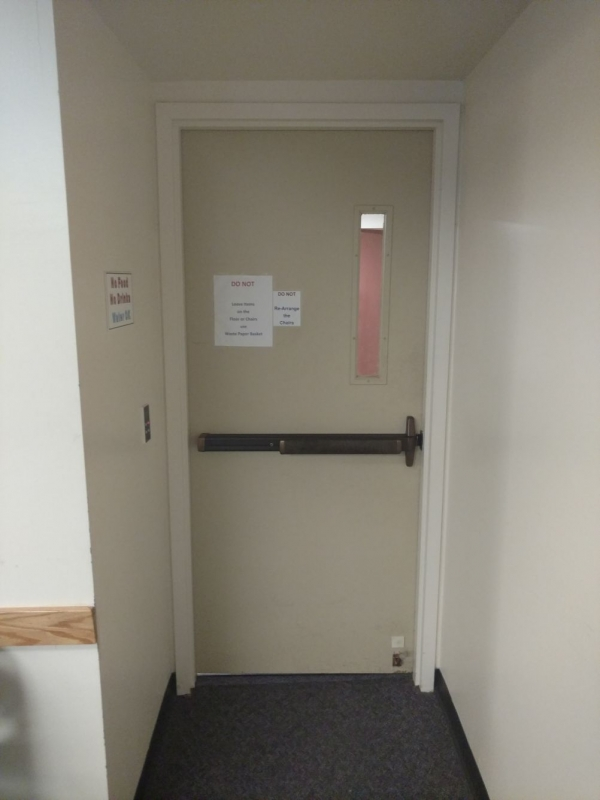
//> input picture vehware/doorDetectionDeneme/doorDetectionDeneme/door6.jpg, 600 x 800 px
$ ./doorDetection   (built with g++ and OpenCV 4)
//> lines starting //> are read from the running program, lines starting //| are printed output that depends on the picture; after the words box and inside, x2 and y2 are one past the last pixel; in counts of white or black regions, pixels touching at a corner belong together
#include "opencv2/highgui/highgui.hpp"
#include "opencv2/imgproc/imgproc.hpp"

#include <iostream>

using namespace cv;
using namespace std;

int main(int argc, char** argv)
{
	const char* filename = argc >= 2 ? argv[1] : "door6.jpg";
	bool showSteps = true;
	int xStart_first, xEnd_first, xStart_second, xEnd_second, yStart, yEnd;
	int yUpStart, yUpEnd;

	Mat src = imread(filename, 0);
//> src: 800 rows x 600 cols, CV_8UC1; min 15, max 239, mean 132.6
	if (src.empty())
	{
		cout << "can not open " << filename << endl;
		return -1;
	}

	Mat blured, dst, cdst, distance;
	blured = src.clone();
	distance = src.clone();
	for (int i = 1; i < 9; i = i + 2)
	{
		GaussianBlur(src, blured, Size(i, i), 0, 0);

	}
	Canny(blured, dst, 50, 200, 3);
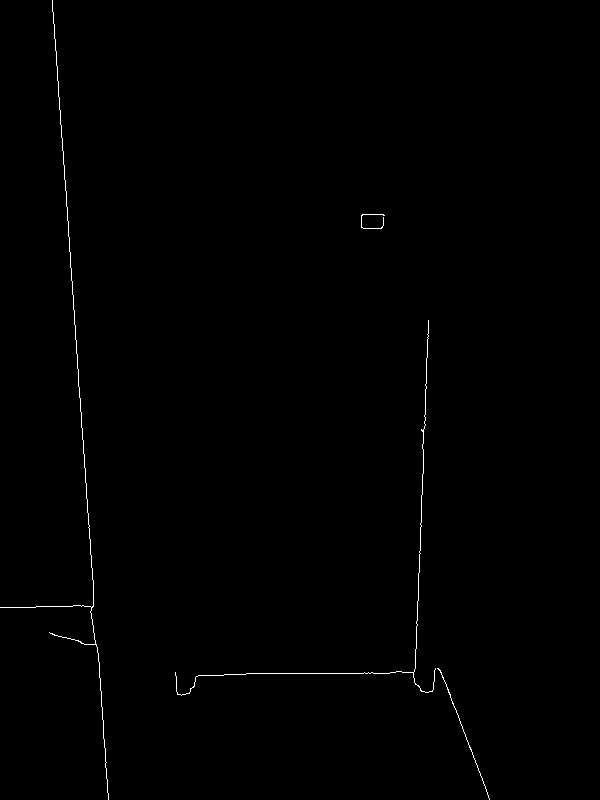
//> dst: 800 rows x 600 cols, CV_8UC1; 0.38% white in thin lines or dots, all inside (x1, y1, x2, y2) = (0, 0, 490, 800)
	cvtColor(dst, cdst, CV_GRAY2BGR);

#if 0
	vector<Vec2f> lines;
	HoughLines(dst, lines, 1, CV_PI / 180, 100, 0, 0);

	for (size_t i = 0; i < lines.size(); i++)
	{
		float rho = lines[i][0], theta = lines[i][1];
		Point pt1, pt2;
		double a = cos(theta), b = sin(theta);
		double x0 = a*rho, y0 = b*rho;
		pt1.x = cvRound(x0 + 1000 * (-b));
		pt1.y = cvRound(y0 + 1000 * (a));
		pt2.x = cvRound(x0 - 1000 * (-b));
		pt2.y = cvRound(y0 - 1000 * (a));
		line(cdst, pt1, pt2, Scalar(0, 0, 255), 3, CV_AA);
	}
#else
	vector<Vec4i> lines;
	HoughLinesP(dst, lines, 1, CV_PI / 180, 50, 50, 10);
//> lines = 8 lines (x1, y1, x2, y2): [97, 647, 108, 799], [77, 365, 82, 439], [418, 600, 423, 440], [246, 673, 389, 673], [52, 0, 93, 600], [440, 670, 489, 799], [0, 607, 93, 605], [422, 448, 426, 367]
	for (size_t i = 0; i < lines.size(); i++)
	{
		Vec4i l = lines[i];
		if (i == 0) {
			xStart_first = l[0];
			xEnd_first = l[2];
			xStart_second = l[0];
			xEnd_second = l[2];
			yStart = l[3];
			yEnd = l[1];
		}
		else {
			if (l[0] < xStart_first) {
				xStart_first = l[0];
				xEnd_first = l[2];
				yStart = l[3];
			}
			if (l[2] > xEnd_second) {
				xStart_second = l[0];
				xEnd_second = l[2];
				yEnd = l[1];
			}
		}
		if (showSteps)
		cout << "start x: " << l[0] << " start y: " << l[1] << endl << " end x: " << l[2] << " end y: " << l[3] << endl << "##############" << endl;

		line(cdst, Point(l[0], l[1]), Point(l[2], l[3]), Scalar(0, 0, 255), 3, CV_AA);
	}
//> this loop made 8 passes
//> (l, xStart_first, xEnd_first, xStart_second, xEnd_second, yStart, yEnd) on pass 1: ([97, 647, 108, 799], 97, 108, 97, 108, 799, 647)
//> (l, xStart_first, xEnd_first, yStart) on passes 2, 5, 7: ([77, 365, 82, 439], 77, 82, 439), ([52, 0, 93, 600], 52, 93, 600), ([0, 607, 93, 605], 0, 93, 605)
//| start x: 97 start y: 647
//|  end x: 108 end y: 799
//| ##############
//| start x: 77 start y: 365
//> (the first 4 of 24 printed lines)
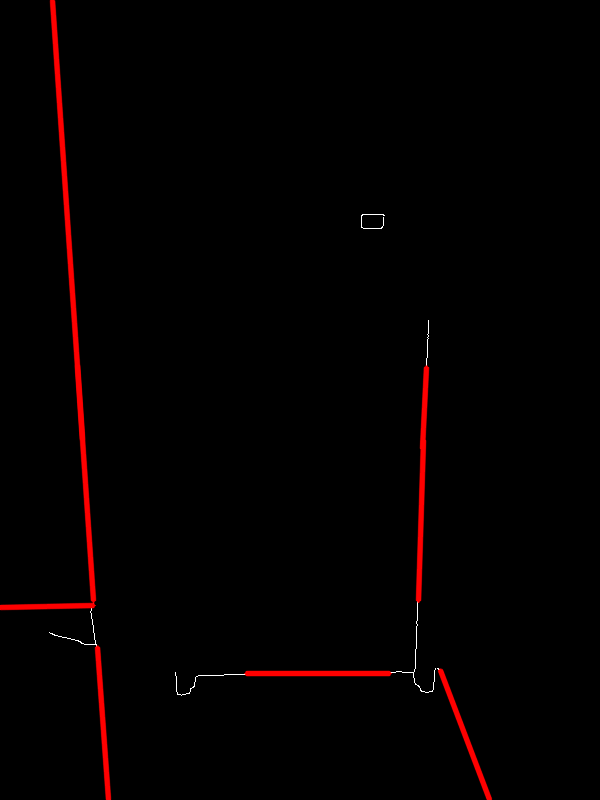
//> cdst: 800 rows x 600 cols, CV_8UC3; mean B, G, R 0.2, 0.2, 4.2
//> after the loop, xStart_first = 0; xEnd_first = 93; xStart_second = 440; xEnd_second = 489; yStart = 605; yEnd = 670
#endif

	if (yStart >= yEnd) {
		int temp = yStart - yEnd;

		if (temp >= (yStart*0.08)) {
			yEnd = yStart;
		}
	}
	else {
		int temp = yEnd - yStart;
//> temp = 65

		if (temp >= (yEnd*0.08)) {
			yStart = yEnd;
//> yStart = 670
		}
	}

	for (size_t i = 0; i < lines.size(); i++) {
		Vec4i l = lines[i];
		if (i == 0) {
			yUpStart = l[1];
			yUpEnd = l[3];
		}
		else {
			if (l[0] > xEnd_first && l[0] < xStart_second && l[2] > xEnd_first && l[2] < xStart_second) {
				if (l[1] < yUpStart && l[3] < yUpEnd) {
					yUpStart = l[1];
					yUpEnd = l[3];
				}
			}
		}
	}
//> this loop made 8 passes
//> (l, yUpStart, yUpEnd) on passes 1, 3, 8: ([97, 647, 108, 799], 647, 799), ([418, 600, 423, 440], 600, 440), ([422, 448, 426, 367], 448, 367)
//> after the loop, yUpStart = 448; yUpEnd = 367

	if (yUpStart >= yUpEnd) {
		int temp = yUpStart - yUpEnd;
//> temp = 81

		if (temp >= (yUpStart*0.07)) {
			yUpEnd = yUpStart;
//> yUpEnd = 448
		}
	}
	else {
		int temp = yUpEnd - yUpStart;

		if (temp >= (yUpEnd*0.07)) {
			yUpStart = yUpEnd;
		}
	}

	cvtColor(src, distance, CV_GRAY2BGR);

	if (showSteps) {
		cout << "start x: " << xStart_first << " end x: " << xEnd_first << endl << " second x: " << xStart_second << " second end x: " << xEnd_second << endl << "##############" << endl;
//| start x: 0 end x: 93
//|  second x: 440 second end x: 489
//| ##############
		cout << "yStart: " << yStart << " yEnd: " << yEnd;
//| yStart: 670 yEnd: 670
		//line(src, Point(xEnd_first, yStart), Point(xStart_second, yEnd), Scalar(0, 0, 255), 3, CV_AA);
	}

	line(distance, Point(xEnd_first, yStart), Point(xStart_second, yEnd), Scalar(0, 0, 255), 3, CV_AA);
	line(distance, Point(xEnd_first, yUpStart), Point(xStart_second, yUpEnd), Scalar(0, 0, 255), 3, CV_AA);
	line(distance, Point(xEnd_first, yStart), Point(xEnd_first, yUpEnd), Scalar(0, 0, 255), 3, CV_AA);
	line(distance, Point(xStart_second, yEnd), Point(xStart_second, yUpEnd), Scalar(0, 0, 255), 3, CV_AA);
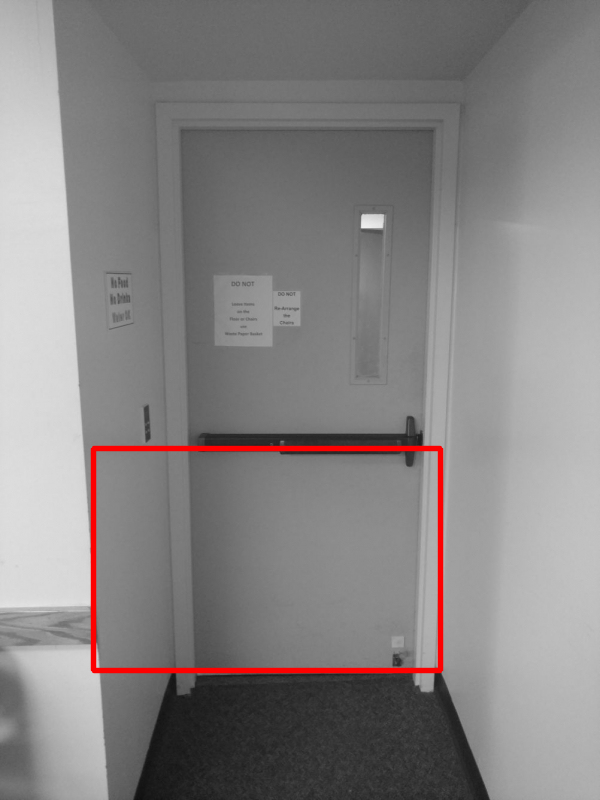
//> distance: 800 rows x 600 cols, CV_8UC3; mean B, G, R 131.1, 131.1, 134.3
	namedWindow("source", CV_WINDOW_AUTOSIZE);
	imshow("source", src);

	if (showSteps) {
		namedWindow("blured", CV_WINDOW_AUTOSIZE);
		imshow("blured", blured);
		namedWindow("CannyEdge", CV_WINDOW_AUTOSIZE);
		imshow("CannyEdge", dst);
		namedWindow("detected lines", CV_WINDOW_AUTOSIZE);
		imshow("detected lines", cdst);
	}

	namedWindow("door lines", CV_WINDOW_AUTOSIZE);
	imshow("door lines", distance);


	waitKey();

	return 0;
}

$ run again, with vehware/doorDetectionDeneme/doorDetectionDeneme/door1.jpg copied over vehware/doorDetectionDeneme/doorDetectionDeneme/door6.jpg
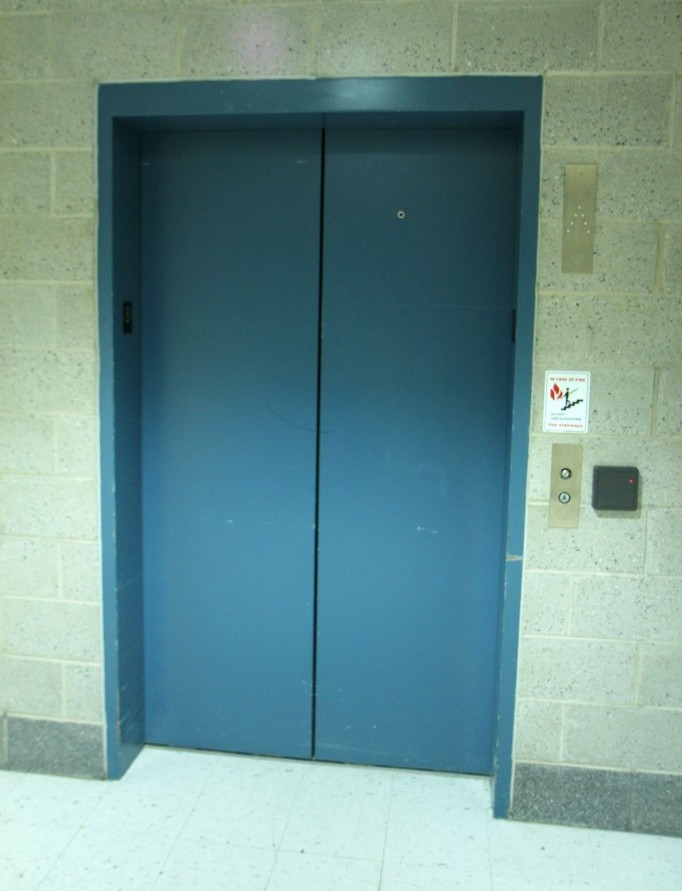
//> input picture vehware/doorDetectionDeneme/doorDetectionDeneme/door1.jpg, 682 x 891 px
//> dst: 891 rows x 682 cols, CV_8UC1; 0.51% white in thin lines or dots, all inside (x1, y1, x2, y2) = (0, 75, 682, 839)
//> lines = 18 lines (x1, y1, x2, y2), first 8: [99, 367, 100, 430], [524, 525, 527, 461], [144, 746, 491, 777], [388, 76, 501, 75], [97, 288, 97, 230], [531, 394, 537, 222], [514, 716, 525, 507], [494, 818, 681, 838]
//> the loop `for (size_t i = 0; i < lines.size(); i++)` made 18 passes
//> (l, xStart_first, xEnd_first, xStart_second, xEnd_second, yStart, yEnd) on pass 1: ([99, 367, 100, 430], 99, 100, 99, 100, 430, 367)
//> (printed output is left out)
//> after the loop `for (size_t i = 0; i < lines.size(); i++)`:
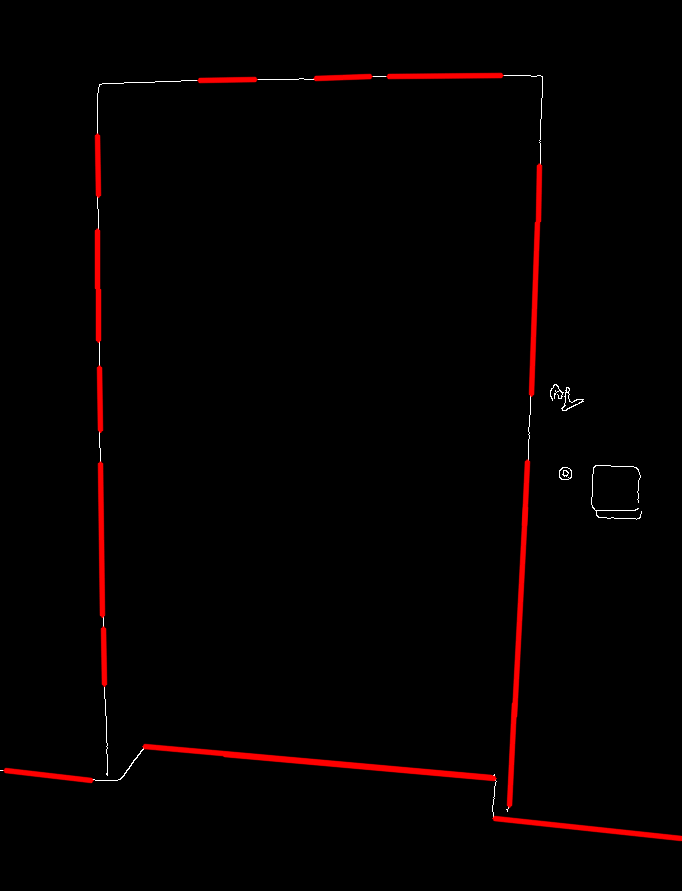
//> cdst: 891 rows x 682 cols, CV_8UC3; mean B, G, R 0.5, 0.5, 4.9
//> after the loop `for (size_t i = 0; i < lines.size(); i++)`: xStart_first = 5; xEnd_first = 91; xStart_second = 494; xEnd_second = 681; yStart = 780; yEnd = 818
//> `int temp = yEnd - yStart;`: temp = 38
//> the loop `for (size_t i = 0; i < lines.size(); i++)` made 18 passes
//> (l, yUpStart, yUpEnd) on passes 1, 5, 9, 17: ([99, 367, 100, 430], 367, 430), ([97, 288, 97, 230], 288, 230), ([199, 80, 255, 79], 80, 79), ([315, 78, 370, 76], 78, 76)
//> after the loop `for (size_t i = 0; i < lines.size(); i++)`: yUpStart = 78; yUpEnd = 76
//> `int temp = yUpStart - yUpEnd;`: temp = 2
//| start x: 5 end x: 91
//|  second x: 494 second end x: 681
//| ##############
//| yStart: 780 yEnd: 818
//> `line(distance, Point(xStart_second, yEnd), Point(xStart_second, yUpEnd..`:
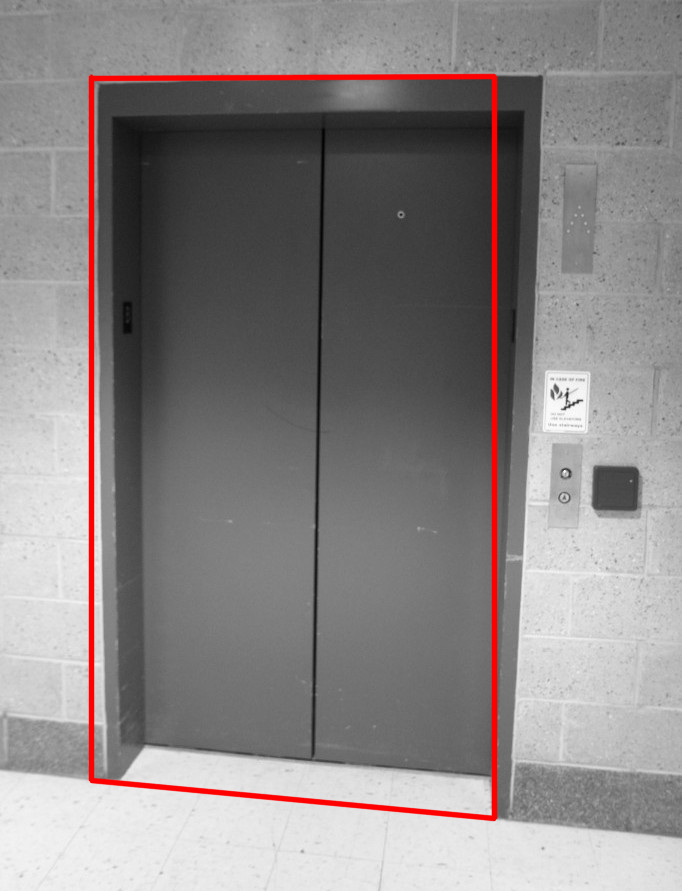
//> distance: 891 rows x 682 cols, CV_8UC3; mean B, G, R 133.7, 133.7, 138.8

$ run again, with vehware/doorDetectionDeneme/doorDetectionDeneme/door2.jpg copied over vehware/doorDetectionDeneme/doorDetectionDeneme/door6.jpg
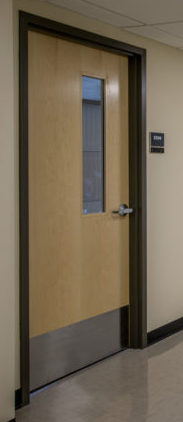
//> input picture vehware/doorDetectionDeneme/doorDetectionDeneme/door2.jpg, 183 x 422 px
//> dst: 422 rows x 183 cols, CV_8UC1; 3.3% white in thin lines or dots
//> lines = 14 lines (x1, y1, x2, y2), first 8: [146, 329, 146, 144], [18, 245, 18, 11], [28, 278, 28, 31], [128, 252, 128, 61], [101, 211, 101, 107], [19, 388, 19, 232], [105, 211, 105, 81], [82, 208, 82, 99]
//> the loop `for (size_t i = 0; i < lines.size(); i++)` made 14 passes
//> (l, xStart_first, xEnd_first, xStart_second, xEnd_second, yStart, yEnd) on pass 1: ([146, 329, 146, 144], 146, 146, 146, 146, 144, 329)
//> (printed output is left out)
//> after the loop `for (size_t i = 0; i < lines.size(); i++)`:
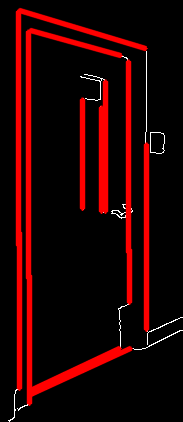
//> cdst: 422 rows x 183 cols, CV_8UC3; mean B, G, R 1.8, 1.8, 36.2
//> after the loop `for (size_t i = 0; i < lines.size(); i++)`: xStart_first = 18; xStart_second = 146; yStart = 11; yEnd = 329
//> `int temp = yEnd - yStart;`: temp = 318
//> `yStart = yEnd;`: yStart = 329
//> the loop `for (size_t i = 0; i < lines.size(); i++)` made 14 passes
//> (l, yUpStart, yUpEnd) on passes 1, 3: ([146, 329, 146, 144], 329, 144), ([28, 278, 28, 31], 278, 31)
//> after the loop `for (size_t i = 0; i < lines.size(); i++)`: yUpStart = 278; yUpEnd = 31
//> `int temp = yUpStart - yUpEnd;`: temp = 247
//> `yUpEnd = yUpStart;`: yUpEnd = 278
//| start x: 18 end x: 18
//|  second x: 146 second end x: 146
//| ##############
//| yStart: 329 yEnd: 329
//> `line(distance, Point(xStart_second, yEnd), Point(xStart_second, yUpEnd..`:
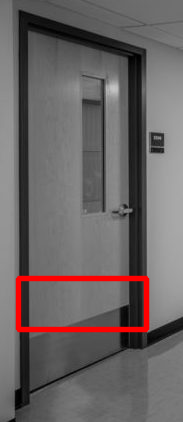
//> distance: 422 rows x 183 cols, CV_8UC3; mean B, G, R 100.2, 100.2, 106.6

$ run again, with vehware/doorDetectionDeneme/doorDetectionDeneme/door3.jpg copied over vehware/doorDetectionDeneme/doorDetectionDeneme/door6.jpg
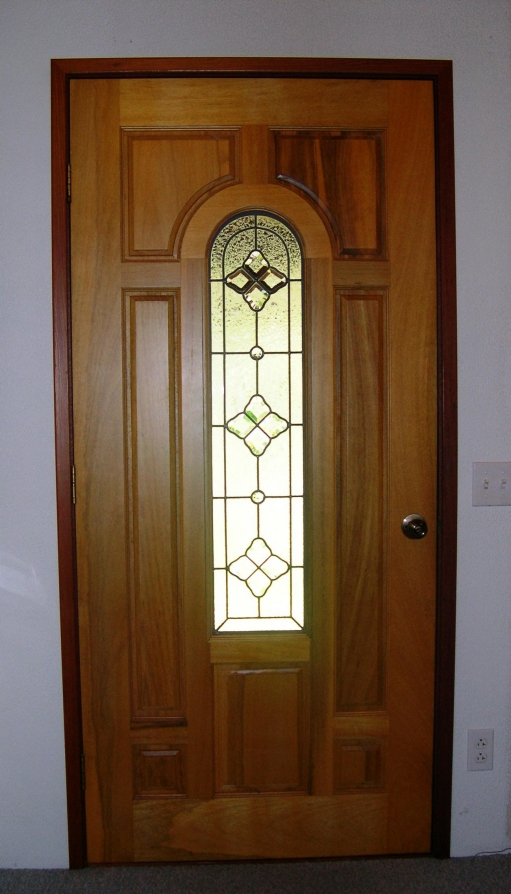
//> input picture vehware/doorDetectionDeneme/doorDetectionDeneme/door3.jpg, 511 x 894 px
//> dst: 894 rows x 511 cols, CV_8UC1; 1.6% white in thin lines or dots, all inside (x1, y1, x2, y2) = (0, 56, 483, 870)
//> lines = 46 lines (x1, y1, x2, y2), first 8: [452, 61, 454, 191], [240, 57, 348, 57], [56, 501, 65, 775], [457, 543, 457, 324], [212, 434, 213, 547], [52, 329, 53, 420], [456, 323, 456, 250], [292, 630, 292, 464]
//> the loop `for (size_t i = 0; i < lines.size(); i++)` made 46 passes
//> (l, xStart_first, xEnd_first, xStart_second, xEnd_second, yStart, yEnd) on pass 1: ([452, 61, 454, 191], 452, 454, 452, 454, 191, 61)
//> (printed output is left out)
//> after the loop `for (size_t i = 0; i < lines.size(); i++)`:
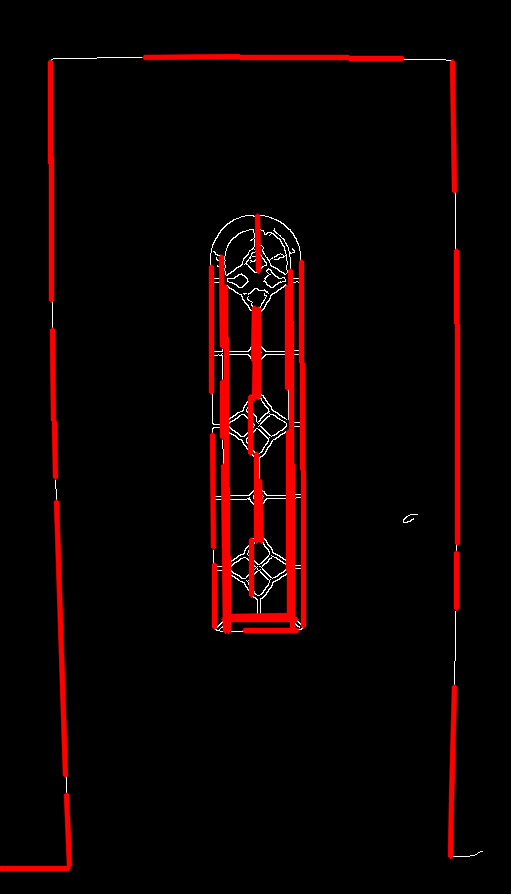
//> cdst: 894 rows x 511 cols, CV_8UC3; mean B, G, R 1.6, 1.6, 14.1
//> after the loop `for (size_t i = 0; i < lines.size(); i++)`: xStart_first = 0; xEnd_first = 68; xStart_second = 457; yStart = 868; yEnd = 543
//> `int temp = yStart - yEnd;`: temp = 325
//> `yEnd = yStart;`: yEnd = 868
//> the loop `for (size_t i = 0; i < lines.size(); i++)` made 46 passes
//> (l, yUpStart, yUpEnd) on passes 1 to 2: ([452, 61, 454, 191], 61, 191), ([240, 57, 348, 57], 57, 57)
//> after the loop `for (size_t i = 0; i < lines.size(); i++)`: yUpStart = 57
//> `int temp = yUpStart - yUpEnd;`: temp = 0
//| start x: 0 end x: 68
//|  second x: 457 second end x: 457
//| ##############
//| yStart: 868 yEnd: 868
//> `line(distance, Point(xStart_second, yEnd), Point(xStart_second, yUpEnd..`:
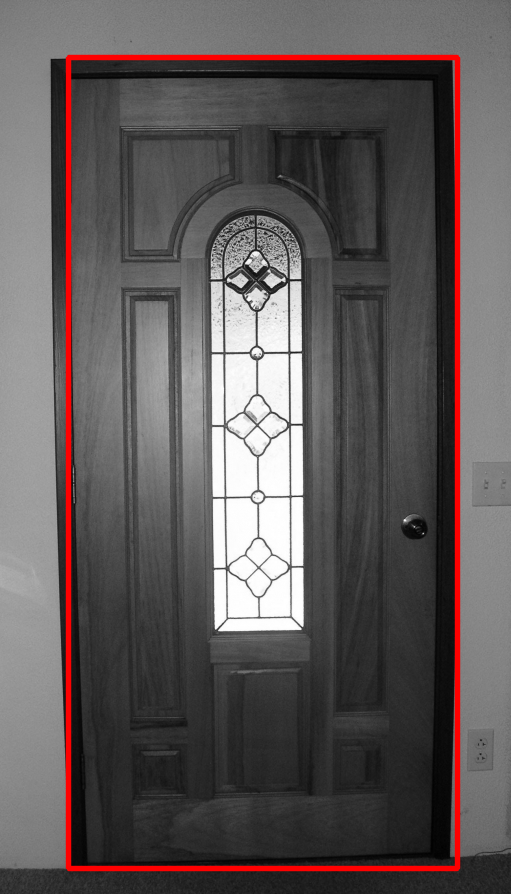
//> distance: 894 rows x 511 cols, CV_8UC3; mean B, G, R 89.3, 89.3, 96.5
